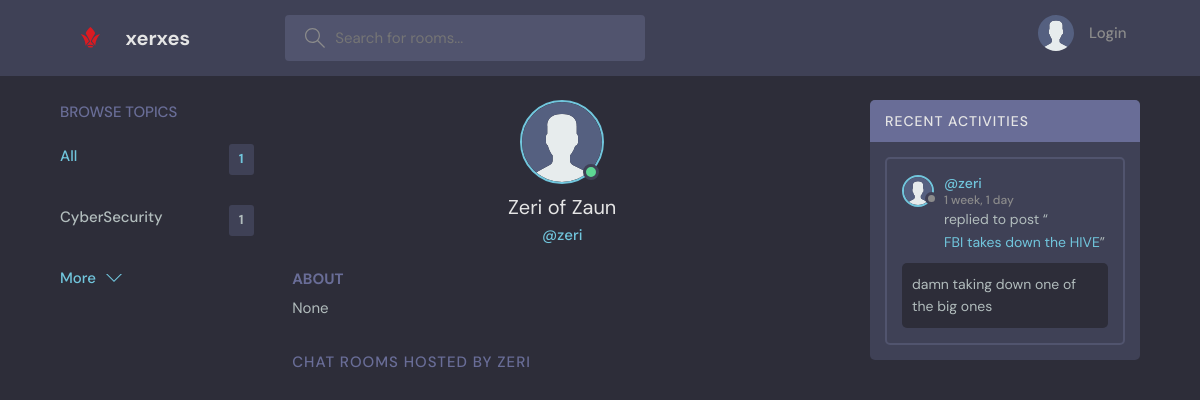
Before: /profile/2/ with the older database file.
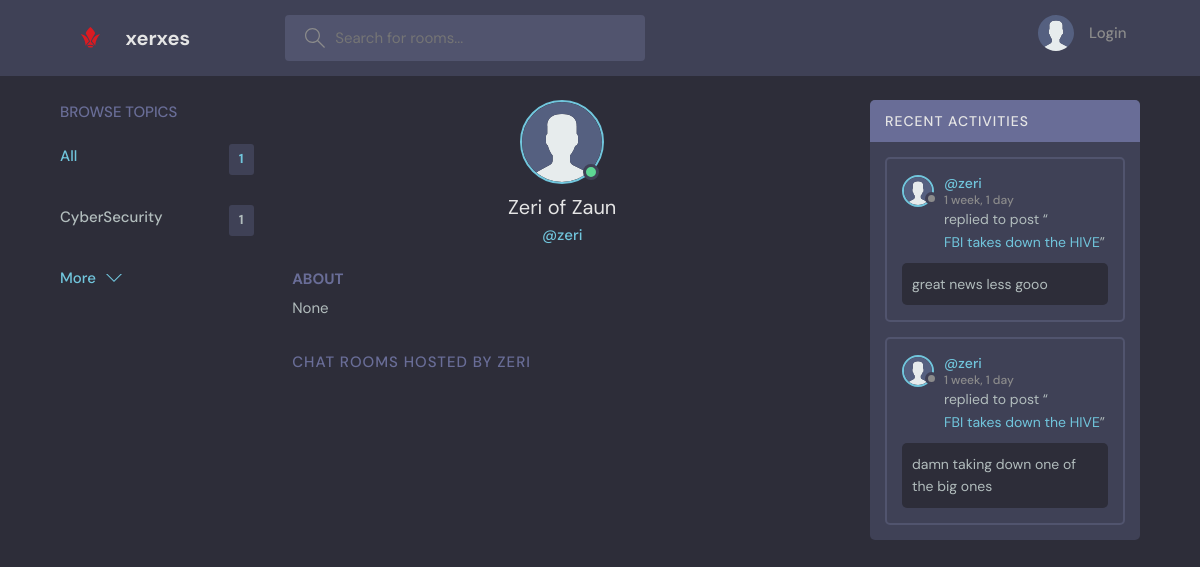
After: the same page with the newer database file.
### base/models.py (models this page shows, shortened)
class Topic(models.Model):
    name = models.CharField(max_length=200)

class Message(models.Model):
    user = models.ForeignKey(User, on_delete=models.CASCADE)
    room = models.ForeignKey(Room,on_delete=models.CASCADE)
    body = models.TextField()
    updated = models.DateTimeField(auto_now=True)
    created = models.DateTimeField(auto_now_add=True)
    class Meta:
        ordering = ['-updated', '-created']
    def __str__(self):
        return self.body[0:50]

class User(AbstractUser):
    name = models.CharField(max_length=200, null=True)
    email = models.EmailField(unique=True, null=True)
    bio = models.TextField(null=True)
    avatar = models.ImageField(null=True, default="avatar.svg")
    USERNAME_FIELD = 'email'
    REQUIRED_FIELDS = []

class Room(models.Model):
    host = models.ForeignKey(User, on_delete=models.SET_NULL, null=True)
    topic = models.ForeignKey(Topic, on_delete=models.SET_NULL, null=True)
    name = models.CharField(max_length=200)
    description = models.TextField(null=True, blank=True)
    participants = models.ManyToManyField(User, related_name='participants', blank=True)
    updated = models.DateTimeField(auto_now=True)
    created = models.DateTimeField(auto_now_add=True)
    class Meta:
        ordering = ['-updated', '-created']
    def __str__(self):
        return self.name

### base/views.py (the view)
# urls.py: path('profile/<str:pk>/', views.userProfile, name="user-profile"),
def userProfile(request, pk):
    user = User.objects.get(id=pk)
    room_messages = user.message_set.all()
    topics = Topic.objects.all()
    rooms = user.room_set.all()
    context = {'user': user, 'rooms': rooms, 'room_messages': room_messages, 'topics': topics}
    return render(request, 'base/profile.html', context)

### base/templates/base/profile.html (shortened to what this page needs)
{% extends 'main.html' %}
{% block content %}
  <main class="profile-page layout layout--3">
    <div class="container">
      {% include 'base/topics_component.html' %}
      <div class="roomList">
        <div class="profile">
          <div class="profile__avatar">
            <div class="avatar avatar--large active">
              <img src="{{user.avatar.url}}" />
            </div>
          </div>
          <div class="profile__info">
            <h3>{{user.name}}</h3>
            <p>@{{user.username}}</p>
          </div>
          <div class="profile__about">
            <h3>About</h3>
            <p>
              {{user.bio}}
            </p>
          </div>
        </div>
        <div class="roomList__header">
          <div>
            <h2>Chat Rooms Hosted by {{user.username}}</a>
            </h2>
          </div>
        </div>
      </div>
      {% include 'base/activity_component.html' %}
    </div>
  </main>
  {% endblock content %}

### base/templates/base/topics_component.html
<div class="topics">
    <div class="topics__header">
      <h2>Browse Topics</h2>
    </div>
    <ul class="topics__list">
      <li>
        <a href="{% url 'home' %}" class="active">All <span>{{topics.count}}</span></a>
      </li>
      {% for topic in topics %}
      <li>
        <a href="{% url 'home' %}?q={{topic.name}}">{{topic.name}}<span>{{topic.room_set.all.count}}</span></a>
      </li>
      {% endfor %}
    </ul>
    <a class="btn btn--link" href="{% url 'topics' %}">
      More
      <svg version="1.1" xmlns="http://www.w3.org/2000/svg" width="32" height="32" viewBox="0 0 32 32">
        <title>chevron-down</title>
        <path d="M16 21l-13-13h-3l16 16 16-16h-3l-13 13z"></path>
      </svg>
    </a>
  </div>

### base/templates/base/activity_component.html (shortened to what this page needs)
<div class="activities">
    <div class="activities__header">
      <h2>Recent Activities</h2>
    </div>
    {% for message in room_messages %}
    <div class="activities__box">
      <div class="activities__boxHeader roomListRoom__header">
        <a href="{% url 'user-profile' message.user.id %}" class="roomListRoom__author">
          <div class="avatar avatar--small">
            <img src="{{message.user.avatar.url}}" />
          </div>
          <p>
            @{{message.user.username}}
            <span>{{message.created|timesince}}</span>
          </p>
        </a>
      </div>
      <div class="activities__boxContent">
        <p>replied to post “<a href="{% url 'room' message.room.id %}">{{message.room}}</a>”</p>
        <div class="activities__boxRoomContent">
          {{message.body}}
        </div>
      </div>
    </div>
    {% endfor %}
  </div>

Changed rows visible on the page:
added Message: user.avatar (placeholder picture), user.username "zeri", created "1 week, 1 day", room "FBI takes down the HIVE", body "great news less gooo"
